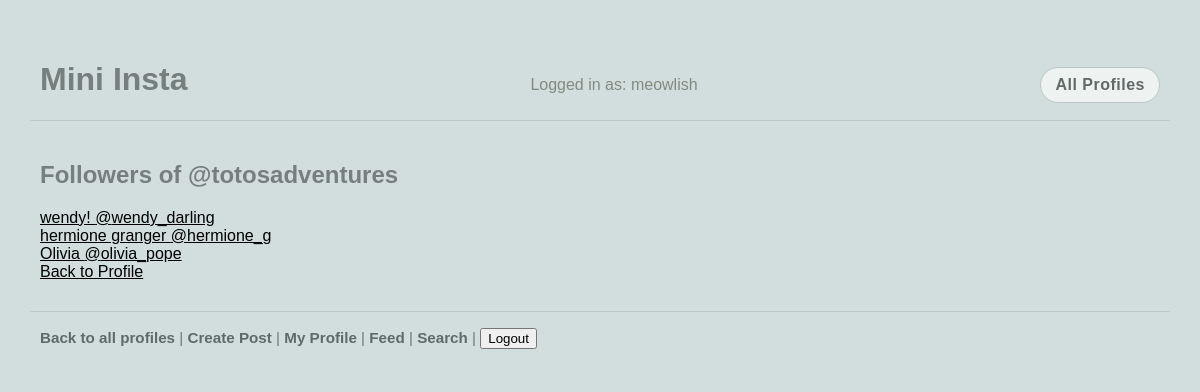
The page /mini_insta/profile/1/followers (signed in) on the database as committed earlier.
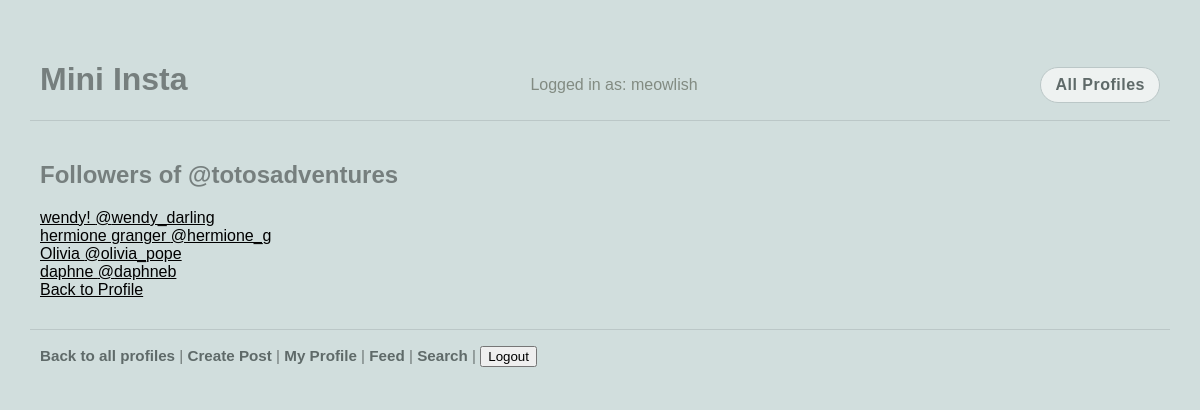
The same page on the database as committed later.
### mini_insta/models.py (models this page shows, shortened)
class Profile(models.Model):
    username = models.TextField(blank=True)
    display_name = models.TextField(blank=True)
    profile_image_url = models.URLField(blank=True)
    bio_text = models.TextField(blank=True)
    join_date = models.DateField(auto_now_add=True)
    user = models.OneToOneField(User, on_delete=models.CASCADE)
    def get_followers(self):
        return [f.follower_profile for f in Follow.objects.filter(profile=self)]

### mini_insta/views.py (the view)
# urls.py: path('profile/<int:pk>/followers', ShowFollowersDetailView.as_view(), name='show_followers'),
class ShowFollowersDetailView(DetailView):
    model = Profile
    template_name = 'mini_insta/show_followers.html'
    context_object_name = 'profile'

### mini_insta/templates/mini_insta/show_followers.html
{% extends 'mini_insta/base.html' %}
{% block content %}
<div class="content-container">
    <h2>Followers of @{{ profile.username }}</h2>
    {% for follower in profile.get_followers %}
    <div>
        <a href="{% url 'show_profile' follower.pk %}">{{ follower.display_name }} @{{ follower.username }}</a>
    </div>
    {% empty %}
    <p>No followers yet.</p>
    {% endfor %}
    <a href="{% url 'show_profile' profile.pk %}">Back to Profile</a>
</div>
{% endblock %}

Rows that differ between the two databases and show on the page:
added Profile: display_name "daphne", username "daphneb"
